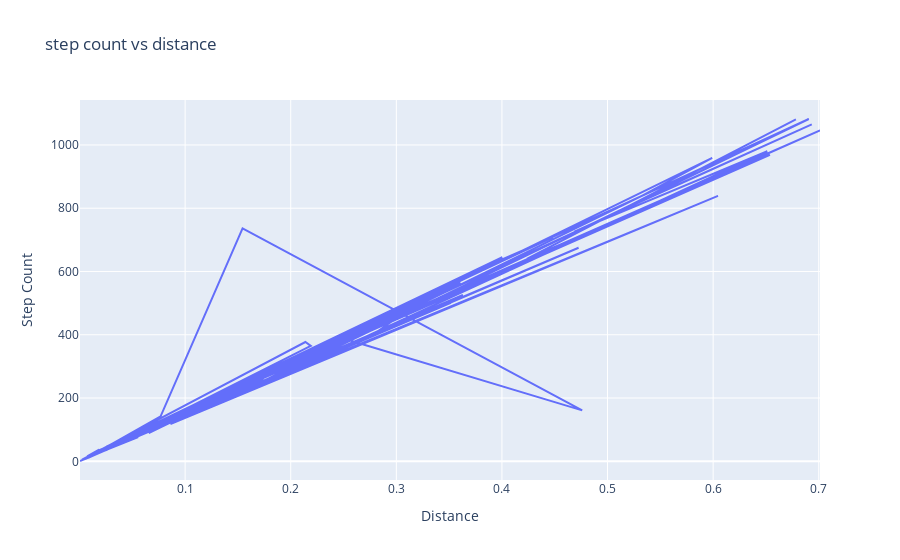

Here is the notebook cell this chart was saved with:
### Code cell
fig2=px.line(data,x="Distance",y="Step Count",title='step count vs distance')
fig2.show()

### Figure 1 — Plotly figure (JSON) as saved in the notebook; plotly's stock layout.template omitted (floating-point values rounded to 4 significant figures; data arrays with more than 128 entries replaced by an {"elided": "..."} marker saying what was removed)
{"data": [{"hovertemplate": "Distance=%{x}<br>Step Count=%{y}<extra></extra>", "legendgroup": "", "line": {"color": "#636efa", "dash": "solid"}, "marker": {"symbol": "circle"}, "mode": "lines", "name": "", "orientation": "v", "showlegend": false, "type": "scatter", "x": {"elided": "149 float values"}, "xaxis": "x", "y": {"elided": "149 int values"}, "yaxis": "y"}], "layout": {"legend": {"tracegroupgap": 0}, "title": {"text": "step count vs distance"}, "xaxis": {"anchor": "y", "domain": [0, 1], "title": {"text": "Distance"}}, "yaxis": {"anchor": "x", "domain": [0, 1], "title": {"text": "Step Count"}}}}
